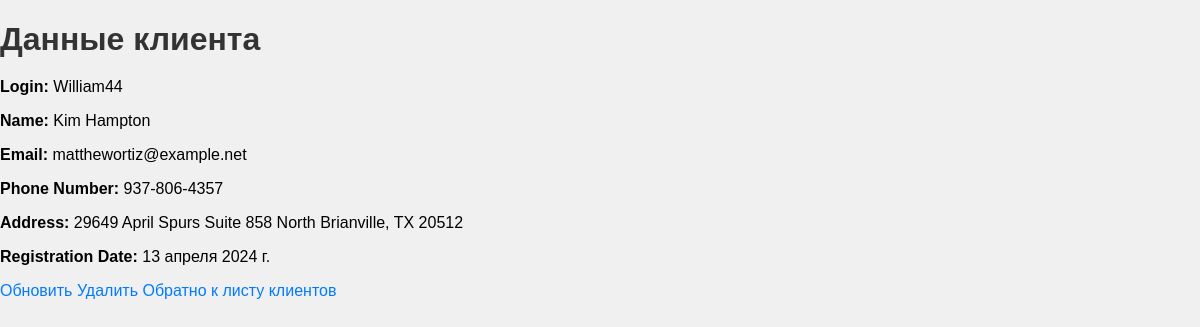
The app's page /view_client/1/ with its own data.
### apphw/models.py (models this page shows, shortened)
class Client(models.Model):
    login = models.CharField(max_length=30)
    password = models.CharField(max_length=30)
    name = models.CharField(max_length=50)
    email = models.EmailField()
    phone_number = models.CharField(max_length=15)
    address = models.TextField()
    registration_date = models.DateField(auto_now_add=True)

### apphw/views.py (the view)
# urls.py: path('view_client/<int:client_id>/', views.view_client, name='view_client'),
def view_client(request, client_id):
    client = get_object_or_404(Client, id=client_id)
    return render(request, 'view_client.html', {'client': client})

### apphw/templates/view_client.html (shortened to what this page needs)
<!DOCTYPE html>
<html lang="en">
    {% load static %}
<head>
    <link rel="stylesheet" href="{% static 'styles2.css' %}">
</head>
<body>
    <h1>Данные клиента</h1>
    <p><strong>Login:</strong> {{ client.login }}</p>
    <p><strong>Name:</strong> {{ client.name }}</p>
    <p><strong>Email:</strong> {{ client.email }}</p>
    <p><strong>Phone Number:</strong> {{ client.phone_number }}</p>
    <p><strong>Address:</strong> {{ client.address }}</p>
    <p><strong>Registration Date:</strong> {{ client.registration_date }}</p>
    <a href="{% url 'update_client' client.id %}">Обновить</a>
    <a href="{% url 'delete_client' client.id %}">Удалить</a>
    <a href="{% url 'client_list' %}">Обратно к листу клиентов</a>
</body>
</html>

### static/styles2.css (style rules this page uses)
body { font-family: Arial, sans-serif; margin: 0; padding: 0; background-color: #f0f0f0; }
h1 { color: #333; margin-bottom: 20px; }
a { color: #007bff; text-decoration: none; transition: color 0.3s ease; }

### records on screen
Client: login "William44", name "Kim Hampton", email "matthewortiz@example.net", phone_number "937-806-4357", address "29649 April Spurs Suite 858 North Brianville, TX 20512", registration_date "13 апреля 2024 г."
